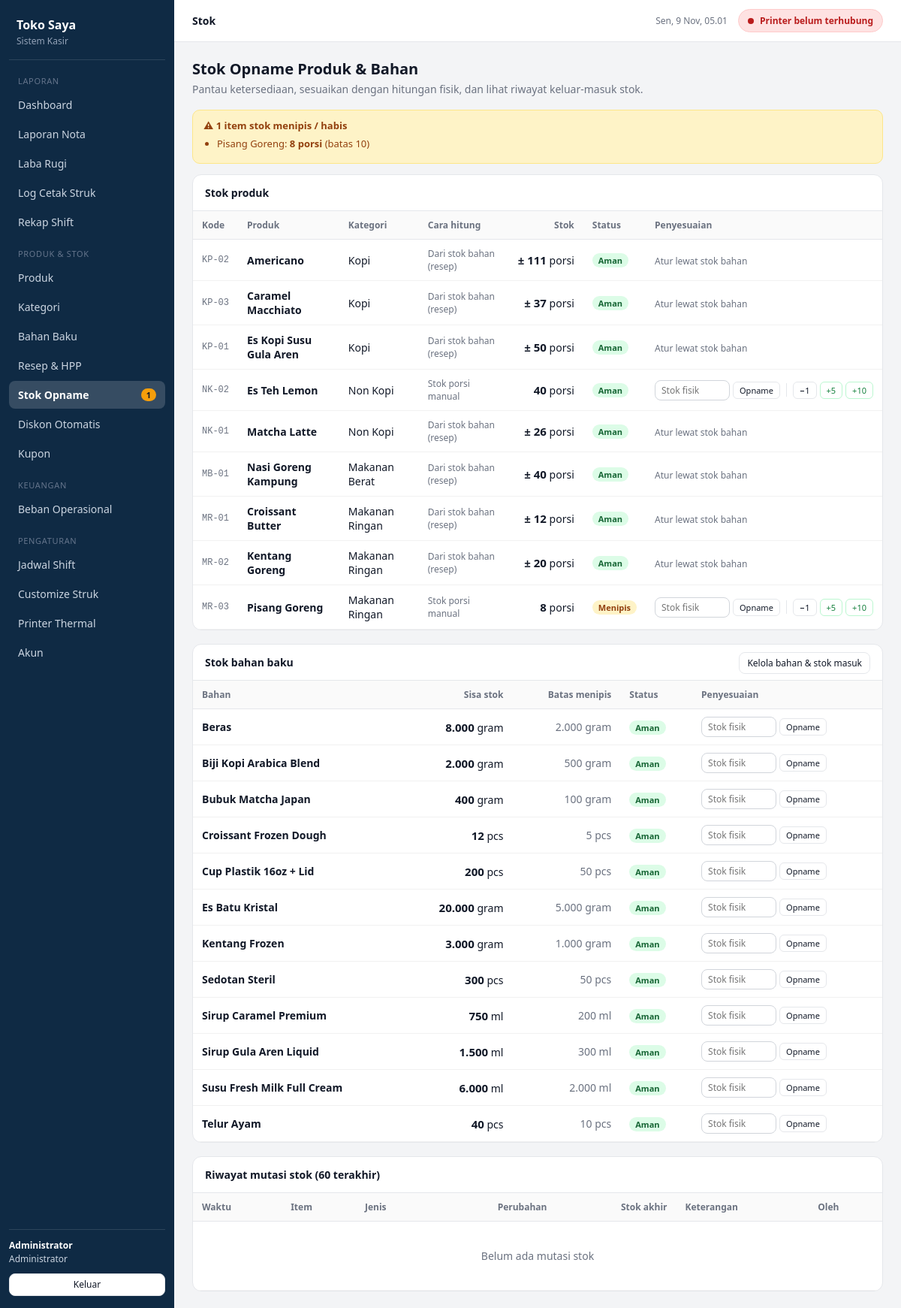
The app's page /index.php?page=stok (signed in) with its own data.
### tables this page shows
CREATE TABLE users (
  id          INT UNSIGNED AUTO_INCREMENT PRIMARY KEY,
  name        VARCHAR(100) NOT NULL,
  username    VARCHAR(50)  NOT NULL UNIQUE,
  password    VARCHAR(255) NOT NULL,
  role        ENUM('admin','kasir') NOT NULL DEFAULT 'kasir',
  active      TINYINT(1)   NOT NULL DEFAULT 1,
  created_at  DATETIME     NOT NULL DEFAULT CURRENT_TIMESTAMP
);

CREATE TABLE products (
  id          INT UNSIGNED AUTO_INCREMENT PRIMARY KEY,
  category_id INT UNSIGNED NULL,
  code        VARCHAR(20)  NULL,
  name        VARCHAR(120) NOT NULL,
  price       BIGINT       NOT NULL DEFAULT 0,
  image       VARCHAR(255) NULL,
  track_stock TINYINT(1)   NOT NULL DEFAULT 0,
  stock       BIGINT       NOT NULL DEFAULT 0,
  min_stock   BIGINT       NOT NULL DEFAULT 5,
  active      TINYINT(1)   NOT NULL DEFAULT 1,
  created_at  DATETIME     NOT NULL DEFAULT CURRENT_TIMESTAMP,
  CONSTRAINT fk_prod_cat FOREIGN KEY (category_id) REFERENCES categories(id) ON DELETE SET NULL,
  INDEX idx_products_cat (category_id)
);

CREATE TABLE materials (
  id        INT UNSIGNED AUTO_INCREMENT PRIMARY KEY,
  name      VARCHAR(120) NOT NULL,
  unit      ENUM('gram','ml','pcs') NOT NULL DEFAULT 'gram',
  pack_size DECIMAL(20,2) NOT NULL DEFAULT 1 COMMENT 'isi per kemasan beli',
  price_old BIGINT       NOT NULL DEFAULT 0 COMMENT 'harga beli per kemasan sebelumnya',
  price     BIGINT       NOT NULL DEFAULT 0 COMMENT 'harga beli per kemasan terbaru',
  stock     DECIMAL(20,2) NOT NULL DEFAULT 0 COMMENT 'dalam satuan unit',
  min_stock DECIMAL(20,2) NOT NULL DEFAULT 0,
  active    TINYINT(1)   NOT NULL DEFAULT 1
);

### pages/stok.php (the view, shortened to what this page needs)
<?php
$pageTitle = 'Stok';
$admin = is_admin();
$cats = categories_map();
$avail = recipe_avail_map();
$prods = db()->query("SELECT * FROM products WHERE active=1 ORDER BY category_id IS NULL, category_id, name")->fetchAll();
$mats = db()->query("SELECT * FROM materials WHERE active=1 ORDER BY name")->fetchAll();
$low = low_stock();
$logs = db()->query("SELECT l.*, COALESCE(p.name, m.name) item_name, m.unit, u.username, t.no trx_no
    FROM stock_logs l
    LEFT JOIN products p ON l.item_type='product' AND p.id=l.item_id
    LEFT JOIN materials m ON l.item_type='material' AND m.id=l.item_id
    LEFT JOIN users u ON u.id=l.user_id
    LEFT JOIN transactions t ON t.id=l.trx_id
    ORDER BY l.id DESC LIMIT 60")->fetchAll();
function opname_form(string $type, array $r, string $unit): string
{
    return '<form method="post" action="index.php?page=stok" class="opname">' . csrf_field()
        . '<input type="hidden" name="type" value="' . $type . '"><input type="hidden" name="id" value="' . (int)$r['id'] . '">'
        . '<input name="actual" type="number" step="any" min="0" placeholder="Stok fisik" title="Jumlah hasil hitung fisik (' . e($unit) . ')">'
        . '<button name="action" value="opname" class="btn btn-xs">Opname</button>'
        . ($type === 'product'
            ? '<span class="opname-sep"></span><button name="delta" value="-1" class="btn btn-xs" title="Kurangi 1">−1</button>'
              . '<button name="delta" value="5" class="btn btn-xs btn-ok" title="Tambah 5">+5</button>'
              . '<button name="delta" value="10" class="btn btn-xs btn-ok" title="Tambah 10">+10</button>'
            : '')
        . '</form>';
}
?>
<h2>Stok <?= $admin ? 'Opname' : '' ?> Produk &amp; Bahan</h2>
<p class="sub"><?= $admin ? 'Pantau ketersediaan, sesuaikan dengan hitungan fisik, dan lihat riwayat keluar-masuk stok.' : 'Cek ketersediaan produk dan bahan.' ?></p>
<?php if ($low['count']): ?>
<div class="alert warn alert-list">
  <b>⚠ <?= $low['count'] ?> item stok menipis / habis</b>
  <ul>
    <?php foreach ($low['products'] as $p): ?><li><?= e($p['name']) ?>: <b><?= num($p['stock']) ?> porsi</b> (batas <?= num($p['min_stock']) ?>)</li><?php endforeach; ?>
  </ul>
</div>
<?php endif; ?>
<div class="card" style="margin-bottom:18px">
  <div class="cardh">Stok produk</div>
  <div class="tscroll"><table>
    <thead><tr><th>Kode</th><th>Produk</th><th>Kategori</th><th>Cara hitung</th><th class="right">Stok</th><th>Status</th><?= $admin ? '<th>Penyesuaian</th>' : '' ?></tr></thead>
    <tbody>
    <?php foreach ($prods as $p):
      $isTrack = (bool)$p['track_stock'];
      $a = $avail[(int)$p['id']] ?? null;
      $val = $isTrack ? (int)$p['stock'] : $a;
    ?>
      <tr>
        <td class="mono muted"><?= e($p['code'] ?: '-') ?></td>
        <td><b><?= e($p['name']) ?></b></td>
        <td><?= e($cats[(int)$p['category_id']] ?? '-') ?></td>
        <td class="muted sm"><?= $isTrack ? 'Stok porsi manual' : ($a !== null ? 'Dari stok bahan (resep)' : 'Tidak dihitung') ?></td>
        <td class="right"><b class="big-num"><?= $val === null ? '-' : ($isTrack ? '' : '± ') . num($val) ?></b> <?= $val === null ? '' : 'porsi' ?></td>
        <td><?= $val === null ? '<span class="badge b-off">-</span>' : stock_badge((float)$val, (float)$p['min_stock']) ?></td>
        <?php if ($admin): ?><td><?= $isTrack ? opname_form('product', $p, 'porsi') : '<span class="muted sm">Atur lewat stok bahan</span>' ?></td><?php endif; ?>
      </tr>
    <?php endforeach; ?>
    </tbody>
  </table></div>
</div>
<div class="card" id="bahan" style="margin-bottom:18px">
  <div class="cardh">Stok bahan baku <?php if ($admin): ?><a class="btn btn-sm" style="float:right;margin-top:-4px" href="index.php?page=bahan">Kelola bahan &amp; stok masuk</a><?php endif; ?></div>
  <div class="tscroll"><table>
    <thead><tr><th>Bahan</th><th class="right">Sisa stok</th><th class="right">Batas menipis</th><th>Status</th><?= $admin ? '<th>Penyesuaian</th>' : '' ?></tr></thead>
    <tbody>
    <?php foreach ($mats as $m): ?>
      <tr>
        <td><b><?= e($m['name']) ?></b></td>
        <td class="right"><b class="big-num <?= $m['stock'] <= 0 ? 'neg' : '' ?>"><?= num($m['stock']) ?></b> <?= e($m['unit']) ?></td>
        <td class="right muted"><?= num($m['min_stock']) ?> <?= e($m['unit']) ?></td>
        <td><?= stock_badge((float)$m['stock'], (float)$m['min_stock']) ?></td>
        <?php if ($admin): ?><td><?= opname_form('material', $m, $m['unit']) ?></td><?php endif; ?>
      </tr>
    <?php endforeach; ?>
    </tbody>
  </table></div>
</div>
<?php if ($admin): ?>
<div class="card">
  <div class="cardh">Riwayat mutasi stok (60 terakhir)</div>
  <div class="tscroll"><table>
    <thead><tr><th>Waktu</th><th>Item</th><th>Jenis</th><th class="right">Perubahan</th><th class="right">Stok akhir</th><th>Keterangan</th><th>Oleh</th></tr></thead>
    <tbody>
    <?php if (!$logs): ?><tr><td colspan="7" class="empty">Belum ada mutasi stok</td></tr><?php endif; ?>
    </tbody>
  </table></div>
</div>
<?php endif; ?>

### app/init.php (shortened to what this page needs)
<?php
$config = require __DIR__ . '/../config.php';
function db(): PDO
{
    static $pdo = null;
    if ($pdo === null) {
        global $config;
        $c = $config['db'];
        $pdo = new PDO(
            "mysql:host={$c['host']};dbname={$c['name']};charset={$c['charset']}",
            $c['user'], $c['pass'],
            [
                PDO::ATTR_ERRMODE => PDO::ERRMODE_EXCEPTION,
                PDO::ATTR_DEFAULT_FETCH_MODE => PDO::FETCH_ASSOC,
                PDO::ATTR_EMULATE_PREPARES => false,
            ]
        );
        $pdo->exec("SET time_zone = '+07:00'");
    }
    return $pdo;
}
function q(string $sql, array $p = []): PDOStatement
{
    $s = db()->prepare($sql);
    $s->execute($p);
    return $s;
}
function e($s): string { return htmlspecialchars((string)$s, ENT_QUOTES, 'UTF-8'); }
function num($n): string
{
    $n = (float)$n;
    if (abs($n - round($n)) < 0.001) return number_format($n, 0, ',', '.');
    return rtrim(rtrim(number_format($n, 2, ',', '.'), '0'), ',');
}
function settings_all(bool $reload = false): array
{
    static $s = null;
    if ($s === null || $reload) {
        $s = [];
        foreach (db()->query("SELECT k, v FROM settings") as $r) $s[$r['k']] = (string)$r['v'];
    }
    return $s;
}
function setting(string $k, string $d = ''): string
{
    $s = settings_all();
    return array_key_exists($k, $s) ? $s[$k] : $d;
}
function stock_badge(float $stock, float $min): string
{
    if ($stock <= $min) return '<span class="badge b-warn">Menipis</span>';
    return '<span class="badge b-on">Aman</span>';
}
function me(): ?array
{
    static $cache = false;
    if ($cache === false) {
        $cache = null;
        if (!empty($_SESSION['uid'])) $cache = q("SELECT * FROM users WHERE id=? AND active=1", [(int)$_SESSION['uid']])->fetch() ?: null;
    }
    return $cache;
}
function is_admin(): bool { return me() !== null && me()['role'] === 'admin'; }
function categories_map(bool $activeOnly = false): array
{
    $out = [];
    foreach (db()->query("SELECT id, name FROM categories" . ($activeOnly ? " WHERE active=1" : "") . " ORDER BY sort_order, name") as $r) {
        $out[(int)$r['id']] = $r['name'];
    }
    return $out;
}
function recipe_avail_map(): array
{
    $map = [];
    $rows = db()->query("SELECT r.product_id, MIN(FLOOR(GREATEST(m.stock,0) / r.qty)) avail
        FROM recipes r JOIN materials m ON m.id = r.material_id WHERE r.qty > 0 GROUP BY r.product_id");
    foreach ($rows as $r) $map[(int)$r['product_id']] = (int)$r['avail'];
    return $map;
}
function low_stock(): array
{
    $prod = db()->query("SELECT id, code, name, stock, min_stock FROM products
        WHERE active=1 AND track_stock=1 AND stock <= min_stock ORDER BY stock")->fetchAll();
    $avail = recipe_avail_map();
    $rec = [];
    foreach (db()->query("SELECT id, code, name, min_stock FROM products WHERE active=1 AND track_stock=0") as $p) {
        $a = $avail[(int)$p['id']] ?? null;
    }
    $mat = db()->query("SELECT id, name, unit, stock, min_stock FROM materials
        WHERE active=1 AND stock <= min_stock ORDER BY stock / NULLIF(min_stock,0)")->fetchAll();
    return ['products' => $prod, 'recipe' => $rec, 'materials' => $mat,
            'count' => count($prod) + count($rec) + count($mat)];
}

### app/layout.php (shortened to what this page needs)
<?php
$nav = is_admin()
    ? [
        ['Laporan', [['dashboard', 'Dashboard'], ['laporan', 'Laporan Nota'], ['labarugi', 'Laba Rugi'],
                     ['cetak', 'Log Cetak Struk'], ['shift', 'Rekap Shift']]],
        ['Produk & Stok', [['produk', 'Produk'], ['kategori', 'Kategori'], ['bahan', 'Bahan Baku'], ['resep', 'Resep & HPP'],
                           ['stok', 'Stok Opname'], ['diskon', 'Diskon Otomatis'], ['kupon', 'Kupon']]],
        ['Keuangan', [['beban', 'Beban Operasional']]],
        ['Pengaturan', [['jadwal', 'Jadwal Shift'], ['struk', 'Customize Struk'], ['printer', 'Printer Thermal'], ['akun', 'Akun']]],
      ]
    : [
        ['Kasir', [['pos', 'Kasir (POS)'], ['shift', 'Shift'], ['riwayat', 'Riwayat Nota'], ['stok', 'Cek Stok'], ['printer', 'Printer Thermal']]],
      ];
$lowCount = low_stock()['count'];
$cur = $_GET['page'] ?? '';
$sh = is_admin() ? null : active_shift();
?><!DOCTYPE html>
<html lang="id">
<head>
<link rel="stylesheet" href="assets/style.css">
</head>
<body>
<div id="app">
  <aside id="side">
    <div>
      <div class="brand"><?= e(setting('store_name', 'Toko Saya')) ?><small>Sistem Kasir</small></div>
      <?php foreach ($nav as [$group, $items]): ?>
        <div class="nvg"><?= e($group) ?></div>
        <?php foreach ($items as [$id, $label]): ?>
          <a class="nv<?= $cur === $id ? ' on' : '' ?>" href="index.php?page=<?= $id ?>"><?= e($label) ?><?php if ($id === 'stok' && $lowCount): ?><span class="nv-badge" title="Stok menipis"><?= $lowCount ?></span><?php endif; ?></a>
        <?php endforeach; ?>
      <?php endforeach; ?>
    </div>
    <div class="who">
      <b><?= e(me()['name']) ?></b><br>
      <?php if (is_admin()): ?>Administrator
      <?php elseif ($sh): ?><?= e($sh['shift_name']) ?> &middot; <?= e($sh['cashier_name']) ?>
      <?php else: ?>Shift belum dibuka<?php endif; ?>
      <a class="btn btn-sm" href="index.php?page=logout">Keluar</a>
    </div>
  </aside>
  <div id="main">
    <header id="topbar">
      <div class="tb-title"><?= e($pageTitle ?? '') ?></div>
      <div class="tb-right">
        <span class="clock" id="clock"></span>
        <a href="index.php?page=printer" id="printer-pill" class="pill pill-off" title="Status printer thermal">
          <span class="dot"></span><span class="pill-text">Printer belum terhubung</span>
        </a>
      </div>
    </header>
    <main>
      <?= $content ?>
    </main>
  </div>
</div>
</body>
</html>

### records on screen
users: name "Administrator"
products: name "Pisang Goreng", stock "8", min_stock "10", code "MR-03", category "Makanan Ringan", track_stock "Stok porsi manual", shows "Menipis", shows "−1"
products: code "KP-02", name "Americano", category "Kopi", shows "Dari stok bahan (resep)", num($val) "111", shows "porsi", shows "Atur lewat stok bahan"
products: code "KP-03", name "Caramel Macchiato", category "Kopi", shows "Dari stok bahan (resep)", num($val) "37", shows "porsi", shows "Atur lewat stok bahan"
products: code "KP-01", name "Es Kopi Susu Gula Aren", category "Kopi", shows "Dari stok bahan (resep)", num($val) "50", shows "porsi", shows "Atur lewat stok bahan"
products: code "NK-02", name "Es Teh Lemon", category "Non Kopi", track_stock "Stok porsi manual", stock "40", shows "−1"
products: code "NK-01", name "Matcha Latte", category "Non Kopi", shows "Dari stok bahan (resep)", num($val) "26", shows "porsi", shows "Atur lewat stok bahan"
products: code "MB-01", name "Nasi Goreng Kampung", category "Makanan Berat", shows "Dari stok bahan (resep)", num($val) "40", shows "porsi", shows "Atur lewat stok bahan"
products: code "MR-01", name "Croissant Butter", category "Makanan Ringan", shows "Dari stok bahan (resep)", num($val) "12", shows "porsi", shows "Atur lewat stok bahan"
products: code "MR-02", name "Kentang Goreng", category "Makanan Ringan", shows "Dari stok bahan (resep)", num($val) "20", shows "porsi", shows "Atur lewat stok bahan"
materials: name "Beras", stock "8.000", unit "gram", min_stock "2.000"
materials: name "Biji Kopi Arabica Blend", stock "2.000", unit "gram", min_stock "500"
materials: name "Bubuk Matcha Japan", stock "400", unit "gram", min_stock "100"
materials: name "Croissant Frozen Dough", stock "12", unit "pcs", min_stock "5"
materials: name "Cup Plastik 16oz + Lid", stock "200", unit "pcs", min_stock "50"
materials: name "Es Batu Kristal", stock "20.000", unit "gram", min_stock "5.000"
materials: name "Kentang Frozen", stock "3.000", unit "gram", min_stock "1.000"
materials: name "Sedotan Steril", stock "300", unit "pcs", min_stock "50"
materials: name "Sirup Caramel Premium", stock "750", unit "ml", min_stock "200"
materials: name "Sirup Gula Aren Liquid", stock "1.500", unit "ml", min_stock "300"
materials: name "Susu Fresh Milk Full Cream", stock "6.000", unit "ml", min_stock "2.000"
materials: name "Telur Ayam", stock "40", unit "pcs", min_stock "10"

### other values on screen
setting('store_name', 'Toko Saya') "Toko Saya"
$group "LAPORAN"
$label "Dashboard"
$label "Laporan Nota"
$label "Laba Rugi"
$label "Log Cetak Struk"
$label "Rekap Shift"
$group "PRODUK & STOK"
$label "Produk"
$label "Kategori"
$label "Bahan Baku"
$label "Resep & HPP"
$label "Stok Opname"
$label "Diskon Otomatis"
$label "Kupon"
